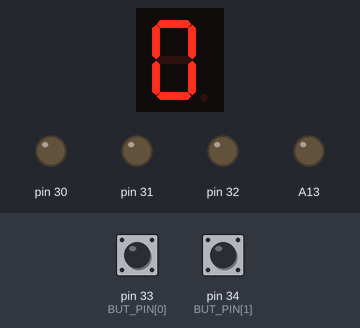
Bench run of a sketch on a simulated Arduino Mega 2560, built with avr-gcc and run on an emulated ATmega2560. On the bench: 1-digit seven-segment display, output pins drawn as LEDs (lit = HIGH). Wiring (inferred from the names in the program): 1-digit 7-segment display, segments lit when LOW: segments pin 2, pin 3, pin 4, pin 5, pin 6, pin 7, pin 8. Inputs (shaded band) come from the test bench; at power-on: pin 33 (BUT_PIN[0]) HIGH, pin 34 (BUT_PIN[1]) HIGH. The segment pins are drawn as the display they are named for; pins used as bus, display or sensor lines are not drawn.

Above: at 1.2 s.
1.3 s: pin 33 (BUT_PIN[0]) pulled LOW for 0.15 s
At 2.6 s:
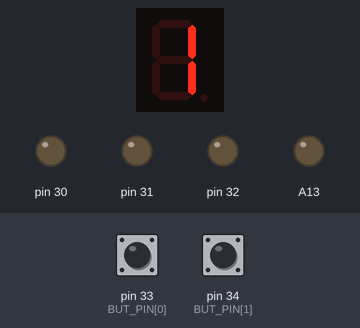
2.9 s: pin 33 (BUT_PIN[0]) pulled LOW for 1 s
At 4.8 s:
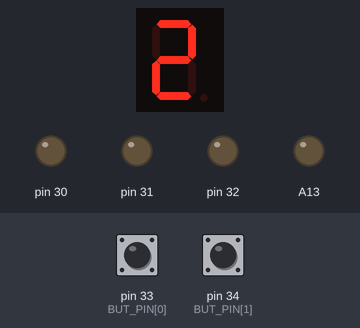
Timing chart, 0 to 6.3 s (numbered marks = the images above; inputs shaded):
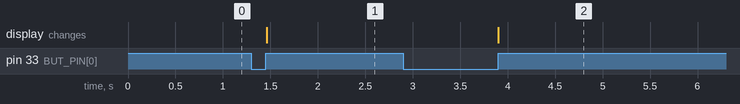

The sketch:

SW_add_num.ino
```cpp
/*
 Name:		SW_add_num.ino
 Created:	2019/10/26 上午 10:46:33
 Author:	s2862
*/
#define CA1 30
#define CA2 31
#define CA3 32

int BUT_PIN[] = { 33,34 };
byte segs[] = { 2, 3, 4, 5, 6, 7, 8 };

byte seven_seg_digits[10][7] =
{
	{ 0,0,0,0,0,0,1 },
	{ 1,0,0,1,1,1,1 },
	{ 0,0,1,0,0,1,0 },
	{ 0,0,0,0,1,1,0 },
	{ 1,0,0,1,1,0,0 },
	{ 0,1,0,0,1,0,0 },
	{ 0,1,0,0,0,0,0 },
	{ 0,0,0,1,1,1,1 },
	{ 0,0,0,0,0,0,0 },
	{ 0,0,0,1,1,0,0 }
};

bool SW(int);
void action(int);
void show(int);

void setup()
{
	for (int i = 0; i < 7; i++)
		pinMode(segs[i], OUTPUT);
	for (byte i = CA1; i <= CA3; i++)
		pinMode(i, OUTPUT);
	for (int i = 0; i < 2; i++)
		pinMode(BUT_PIN[i], INPUT_PULLUP);
	pinMode(A13, OUTPUT);
	digitalWrite(A13, LOW);
	show(0);
}

void loop()
{
	for (int i = 0; i < 2; i++)
		if (SW(BUT_PIN[i]))
			action(i);
}

bool SW(int pin)
{
	delay(20);
	bool sw = digitalRead(pin);
	if (!sw)
	{
		do
		{
			delay(20);
			sw = digitalRead(pin);
		} while (!sw);
		return true;
	}
	return false;
}

void action(int s)
{
	static int num = 0;
	switch (s)
	{
	case 0:
		++num;
		break;
	case 1:
		--num;
		break;
	}
	num > 9 ? num = 0 : NULL;
	num < 0 ? num = 9 : NULL;
	show(num);
}

void show(int n)
{
	for (int i = 0; i < 7; i++)
		digitalWrite(segs[i], seven_seg_digits[n][i]);
}
```

Measured:
- after the input at 1.3 s, the display: changes after 0.16 s (image 1)
- after the input at 2.9 s, the display: changes after 1.0 s (image 2)
